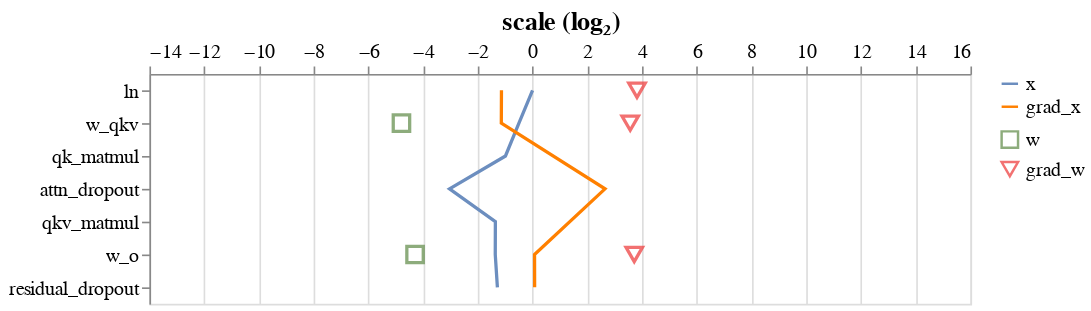

Notebook code for this chart:
### Code cell
attention = Attention(config).apply(init_weights(glorot_init))
analyse_attn(attention, config)

### Figure 1 — Vega-Lite specification as saved in the notebook (floating-point values rounded to 4 significant figures)
{"config": {"view": {"continuousWidth": 400, "continuousHeight": 300}, "axis": {"labelFontSize": 12, "titleFontSize": 16}}, "layer": [{"data": {"name": "data-e9d797d973b2a2fa9e3a1523971420f6"}, "mark": "line", "encoding": {"color": {"field": "type", "legend": {"labelFontSize": 12, "symbolSize": 100, "title": ""}, "scale": {"range": ["#6C8EBF", "#FF8000"]}, "sort": "descending", "type": "nominal"}, "x": {"axis": {"orient": "top", "values": [-14.0, -12.0, -10.0, -8.0, -6.0, -4.0, -2.0, 0.0, 2.0, 4.0, 6.0, 8.0, 10.0, 12.0, 14.0, 16.0]}, "field": "scale (log₂)", "scale": {"domain": [-14, 16]}, "type": "quantitative"}, "y": {"field": "op", "sort": ["ln", "w_qkv", "qk_matmul", "attn_dropout", "qkv_matmul", "w_o", "residual_dropout"], "title": "", "type": "ordinal"}}}, {"data": {"name": "data-33049b39e8ca3be0b4b9d7379b8b242b"}, "mark": {"type": "point", "size": 100}, "encoding": {"color": {"field": "type", "legend": {"labelFontSize": 12, "symbolSize": 100, "title": ""}, "scale": {"range": ["#5D8944", "#ED3434"]}, "sort": "descending", "type": "nominal"}, "shape": {"field": "type", "scale": {"range": ["square", "triangle-down"]}, "sort": "descending", "type": "nominal"}, "x": {"axis": {"orient": "top", "values": [-14.0, -12.0, -10.0, -8.0, -6.0, -4.0, -2.0, 0.0, 2.0, 4.0, 6.0, 8.0, 10.0, 12.0, 14.0, 16.0]}, "field": "scale (log₂)", "scale": {"domain": [-14, 16]}, "type": "quantitative"}, "y": {"field": "op", "sort": ["ln", "w_qkv", "qk_matmul", "attn_dropout", "qkv_matmul", "w_o", "residual_dropout"], "title": "", "type": "ordinal"}}}], "resolve": {"scale": {"color": "independent", "shape": "independent"}}, "width": 500, "$schema": "https://vega.github.io/schema/vega-lite/v4.17.0.json", "datasets": {"data-e9d797d973b2a2fa9e3a1523971420f6": [{"type": "x", "op": "ln", "scale (log₂)": -5.417e-06}, {"type": "x", "op": "w_qkv", "scale (log₂)": -0.4976}, {"type": "x", "op": "qk_matmul", "scale (log₂)": -0.9899}, {"type": "x", "op": "attn_dropout", "scale (log₂)": -3.033}, {"type": "x", "op": "qkv_matmul", "scale (log₂)": -1.359}, {"type": "x", "op": "w_o", "scale (log₂)": -1.363}, {"type": "x", "op": "residual_dropout", "scale (log₂)": -1.285}, {"type": "grad_x", "op": "ln", "scale (log₂)": -1.136}, {"type": "grad_x", "op": "w_qkv", "scale (log₂)": -1.141}, {"type": "grad_x", "op": "attn_dropout", "scale (log₂)": 2.648}, {"type": "grad_x", "op": "w_o", "scale (log₂)": 0.07275}, {"type": "grad_x", "op": "residual_dropout", "scale (log₂)": 0.0757}], "data-33049b39e8ca3be0b4b9d7379b8b242b": [{"type": "w", "op": "ln", "scale (log₂)": null}, {"type": "w", "op": "w_qkv", "scale (log₂)": -4.791}, {"type": "w", "op": "w_o", "scale (log₂)": -4.294}, {"type": "grad_w", "op": "ln", "scale (log₂)": 3.816}, {"type": "grad_w", "op": "w_qkv", "scale (log₂)": 3.568}, {"type": "grad_w", "op": "w_o", "scale (log₂)": 3.716}]}}
